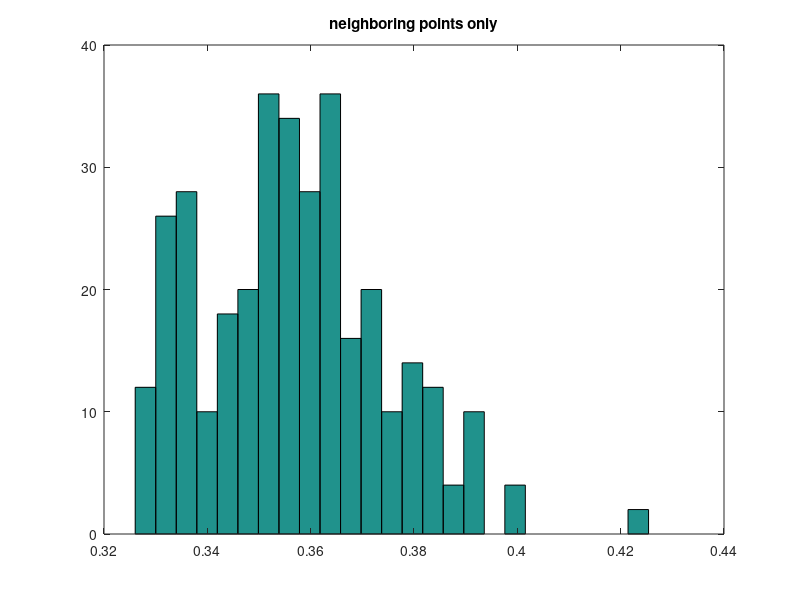
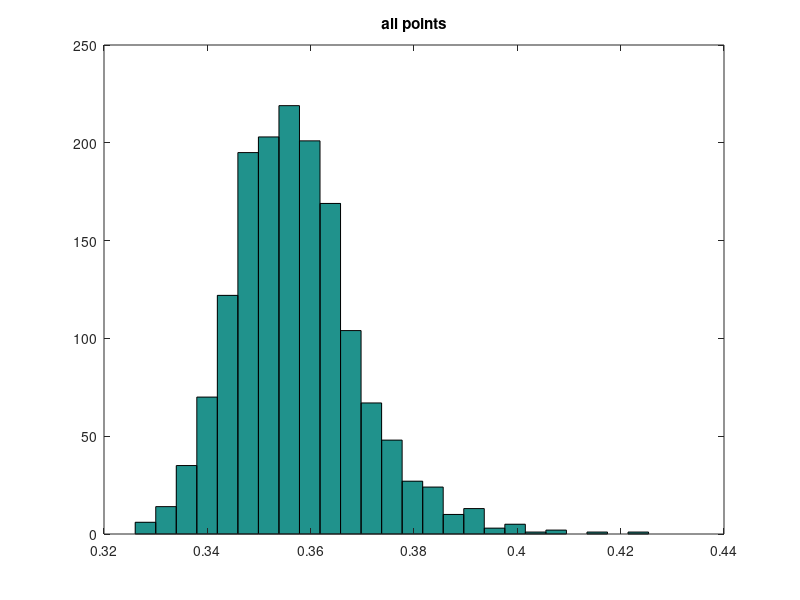

Reproduce these figures in MATLAB, in order.
%function [] = prep_rectify_and_crop(woco)
%
% Use manually defined world-coordinate control points to project image into a
% regular coordinate system, and crop this image to the desired size.

load k24_woco_side.mat
woco_world_dx = 0.1; % used to find neighbors
woco_world_dy = 0.1;

%  breakup woco struct
ctrl_xp = woco.xp;
ctrl_yp = woco.yp;
ctrl_xw = woco.xw;
ctrl_yw = woco.yw;
num_ctrl = numel(ctrl_xp);
ctrl_index = (1:num_ctrl)';

% option 1: get pixel size from pairwise distance between neighboring grid points
dist_world = [];
dist_pixel = [];
for ii = 1:num_ctrl
    
    nbrs = (abs(ctrl_xw(ii)-ctrl_xw) < (1.1*woco_world_dx)) & ...
        (abs(ctrl_yw(ii)-ctrl_yw) < (1.1*woco_world_dy)) & ...
        (ctrl_index ~= ii);
    
    nbrs_dist_world = sqrt((ctrl_xw(ii)-ctrl_xw(nbrs)).^2 + ...
        (ctrl_yw(ii)-ctrl_yw(nbrs)).^2);
    
    dist_world = [dist_world; nbrs_dist_world(:)]; %#ok!
    
    nbrs_dist_pixel = sqrt((ctrl_xp(ii)-ctrl_xp(nbrs)).^2 + ...
        (ctrl_yp(ii)-ctrl_yp(nbrs)).^2);
    
    dist_pixel = [dist_pixel; nbrs_dist_pixel(:)]; %#ok!
end

figure
hist(dist_world./dist_pixel*1000, 25);
title('neighboring points only');
fprintf('neighboring points only: delta = %.4f mm/pixel\n', median(dist_world./dist_pixel*1000));

% option 2: get pixel size from pairwise distance between all points
Dw = pdist([ctrl_xw, ctrl_yw]);
Dp = pdist([ctrl_xp, ctrl_yp]);

figure
hist(Dw./Dp*1000, 25);
title('all points');
fprintf('all points: delta = %.4f mm/pixel\n', median(Dw./Dp*1000));
